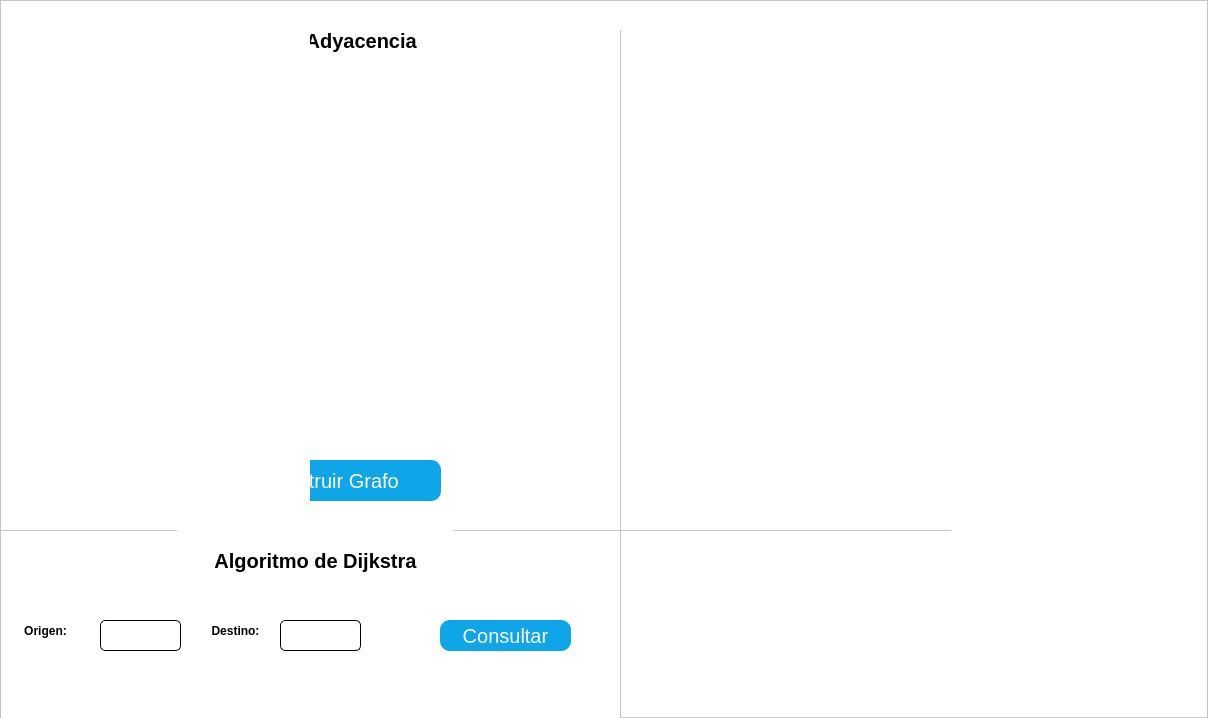
<?xml version="1.0" encoding="UTF-8"?>
<ui version="4.0">
 <class>MainWindow</class>
 <widget class="QMainWindow" name="MainWindow">
  <property name="geometry">
   <rect>
    <x>0</x>
    <y>0</y>
    <width>1208</width>
    <height>718</height>
   </rect>
  </property>
  <property name="windowTitle">
   <string>MainWindow</string>
  </property>
  <widget class="QWidget" name="centralwidget">
   <widget class="QFrame" name="framePrincipal">
    <property name="geometry">
     <rect>
      <x>0</x>
      <y>0</y>
      <width>1208</width>
      <height>718</height>
     </rect>
    </property>
    <property name="styleSheet">
     <string notr="true">background-color: #fff</string>
    </property>
    <property name="frameShape">
     <enum>QFrame::StyledPanel</enum>
    </property>
    <property name="frameShadow">
     <enum>QFrame::Raised</enum>
    </property>
    <widget class="QFrame" name="frameCantidad">
     <property name="geometry">
      <rect>
       <x>310</x>
       <y>30</y>
       <width>641</width>
       <height>601</height>
      </rect>
     </property>
     <property name="frameShape">
      <enum>QFrame::StyledPanel</enum>
     </property>
     <property name="frameShadow">
      <enum>QFrame::Raised</enum>
     </property>
     <widget class="QLabel" name="LabelCantidadVertices">
      <property name="geometry">
       <rect>
        <x>170</x>
        <y>110</y>
        <width>291</width>
        <height>61</height>
       </rect>
      </property>
      <property name="styleSheet">
       <string notr="true">border-radius: 10px;
font-size: 20px;
font: 20pt &quot;Times New Roman&quot;;
font-weight: bold;
</string>
      </property>
      <property name="text">
       <string>Cantidad de Vertices</string>
      </property>
      <property name="alignment">
       <set>Qt::AlignCenter</set>
      </property>
     </widget>
     <widget class="QLineEdit" name="LineCantidadVertices">
      <property name="geometry">
       <rect>
        <x>280</x>
        <y>250</y>
        <width>81</width>
        <height>31</height>
       </rect>
      </property>
      <property name="styleSheet">
       <string notr="true">border: 1px solid black;
border-radius: 5px</string>
      </property>
      <property name="text">
       <string/>
      </property>
     </widget>
     <widget class="QPushButton" name="pushButtonCantidad">
      <property name="geometry">
       <rect>
        <x>240</x>
        <y>370</y>
        <width>161</width>
        <height>41</height>
       </rect>
      </property>
      <property name="cursor">
       <cursorShape>PointingHandCursor</cursorShape>
      </property>
      <property name="styleSheet">
       <string notr="true">background-color: #0ea5e9;
border-radius: 10px;
color: #fff;
font-size: 20px</string>
      </property>
      <property name="text">
       <string>PushButton</string>
      </property>
     </widget>
     <widget class="QLabel" name="LabelNotaCantidad">
      <property name="geometry">
       <rect>
        <x>150</x>
        <y>450</y>
        <width>351</width>
        <height>101</height>
       </rect>
      </property>
      <property name="styleSheet">
       <string notr="true">font-size: 15px;
color: rgb(36, 36, 36);
font-weight: bold;
border-radius: 10px</string>
      </property>
      <property name="text">
       <string>La cantidad debera ser un numero entero mayor a uno y menor o igual a 10</string>
      </property>
      <property name="alignment">
       <set>Qt::AlignCenter</set>
      </property>
      <property name="wordWrap">
       <bool>true</bool>
      </property>
     </widget>
     <widget class="QFrame" name="frameEtiquetas">
      <property name="geometry">
       <rect>
        <x>0</x>
        <y>0</y>
        <width>641</width>
        <height>601</height>
       </rect>
      </property>
      <property name="frameShape">
       <enum>QFrame::StyledPanel</enum>
      </property>
      <property name="frameShadow">
       <enum>QFrame::Raised</enum>
      </property>
      <widget class="QLabel" name="LabelNombreEtiquetas">
       <property name="geometry">
        <rect>
         <x>180</x>
         <y>50</y>
         <width>291</width>
         <height>61</height>
        </rect>
       </property>
       <property name="styleSheet">
        <string notr="true">border-radius: 10px;
font-size: 20px;
font: 20pt &quot;Times New Roman&quot;;
font-weight: bold;
</string>
       </property>
       <property name="text">
        <string>Nombre de las Etiquetas</string>
       </property>
       <property name="alignment">
        <set>Qt::AlignCenter</set>
       </property>
      </widget>
      <widget class="QLineEdit" name="LineEtiqueta">
       <property name="geometry">
        <rect>
         <x>60</x>
         <y>140</y>
         <width>81</width>
         <height>31</height>
        </rect>
       </property>
       <property name="styleSheet">
        <string notr="true">border: 1px solid black;
border-radius: 5px</string>
       </property>
       <property name="text">
        <string/>
       </property>
      </widget>
      <widget class="QPushButton" name="pushButtonGenerarMatriz">
       <property name="geometry">
        <rect>
         <x>230</x>
         <y>390</y>
         <width>241</width>
         <height>51</height>
        </rect>
       </property>
       <property name="cursor">
        <cursorShape>PointingHandCursor</cursorShape>
       </property>
       <property name="styleSheet">
        <string notr="true">background-color: #0ea5e9;
border-radius: 10px;
color: #fff;
font-size: 20px</string>
       </property>
       <property name="text">
        <string>Generar Matriz Adyacencia</string>
       </property>
      </widget>
      <widget class="QFrame" name="frameMatrizAdyacencia">
       <property name="enabled">
        <bool>true</bool>
       </property>
       <property name="geometry">
        <rect>
         <x>-310</x>
         <y>-30</y>
         <width>621</width>
         <height>531</height>
        </rect>
       </property>
       <property name="frameShape">
        <enum>QFrame::StyledPanel</enum>
       </property>
       <property name="frameShadow">
        <enum>QFrame::Raised</enum>
       </property>
       <widget class="QPushButton" name="pushButtonGenerarGrafo">
        <property name="geometry">
         <rect>
          <x>220</x>
          <y>460</y>
          <width>221</width>
          <height>41</height>
         </rect>
        </property>
        <property name="cursor">
         <cursorShape>PointingHandCursor</cursorShape>
        </property>
        <property name="styleSheet">
         <string notr="true">background-color: #0ea5e9;
border-radius: 10px;
color: #fff;
font-size: 20px;
</string>
        </property>
        <property name="text">
         <string>Construir Grafo</string>
        </property>
       </widget>
       <widget class="QLabel" name="LabelMatrizAdyacencia">
        <property name="geometry">
         <rect>
          <x>170</x>
          <y>10</y>
          <width>291</width>
          <height>61</height>
         </rect>
        </property>
        <property name="styleSheet">
         <string notr="true">border-radius: 10px;
font-size: 20px;
font: 20pt &quot;Times New Roman&quot;;
font-weight: bold;
</string>
        </property>
        <property name="text">
         <string>Matriz de Adyacencia</string>
        </property>
        <property name="alignment">
         <set>Qt::AlignCenter</set>
        </property>
       </widget>
       <widget class="QLabel" name="LabelPeso">
        <property name="geometry">
         <rect>
          <x>250</x>
          <y>150</y>
          <width>31</width>
          <height>31</height>
         </rect>
        </property>
        <property name="styleSheet">
         <string notr="true">border-radius: 10px;
font-size: 20px;
font: 20pt &quot;Times New Roman&quot;;
font-weight: bold;
</string>
        </property>
        <property name="text">
         <string>a</string>
        </property>
        <property name="alignment">
         <set>Qt::AlignCenter</set>
        </property>
       </widget>
      </widget>
      <widget class="QFrame" name="frameImagenGrafo">
       <property name="geometry">
        <rect>
         <x>310</x>
         <y>-30</y>
         <width>581</width>
         <height>531</height>
        </rect>
       </property>
       <property name="frameShape">
        <enum>QFrame::StyledPanel</enum>
       </property>
       <property name="frameShadow">
        <enum>QFrame::Raised</enum>
       </property>
      </widget>
      <widget class="QFrame" name="frameResultadoDijkstra">
       <property name="geometry">
        <rect>
         <x>310</x>
         <y>500</y>
         <width>581</width>
         <height>181</height>
        </rect>
       </property>
       <property name="frameShape">
        <enum>QFrame::StyledPanel</enum>
       </property>
       <property name="frameShadow">
        <enum>QFrame::Raised</enum>
       </property>
       <widget class="QLabel" name="LabelResultadoDijkstra">
        <property name="geometry">
         <rect>
          <x>30</x>
          <y>10</y>
          <width>531</width>
          <height>141</height>
         </rect>
        </property>
        <property name="styleSheet">
         <string notr="true">border-radius: 10px;
font-size: 20px;
font: 20pt &quot;Times New Roman&quot;;
font-weight: bold;
</string>
        </property>
        <property name="text">
         <string/>
        </property>
        <property name="alignment">
         <set>Qt::AlignCenter</set>
        </property>
        <property name="wordWrap">
         <bool>true</bool>
        </property>
       </widget>
      </widget>
     </widget>
    </widget>
    <widget class="QFrame" name="frameFormDijkstra">
     <property name="geometry">
      <rect>
       <x>0</x>
       <y>530</y>
       <width>621</width>
       <height>191</height>
      </rect>
     </property>
     <property name="frameShape">
      <enum>QFrame::StyledPanel</enum>
     </property>
     <property name="frameShadow">
      <enum>QFrame::Raised</enum>
     </property>
     <widget class="QLabel" name="LabelAlgoritmoDijkstra">
      <property name="geometry">
       <rect>
        <x>170</x>
        <y>0</y>
        <width>291</width>
        <height>61</height>
       </rect>
      </property>
      <property name="styleSheet">
       <string notr="true">border-radius: 10px;
font-size: 20px;
font: 20pt &quot;Times New Roman&quot;;
font-weight: bold;
</string>
      </property>
      <property name="text">
       <string>Algoritmo de Dijkstra</string>
      </property>
      <property name="alignment">
       <set>Qt::AlignCenter</set>
      </property>
     </widget>
     <widget class="QLineEdit" name="LineCantidadVertices_2">
      <property name="geometry">
       <rect>
        <x>100</x>
        <y>90</y>
        <width>81</width>
        <height>31</height>
       </rect>
      </property>
      <property name="styleSheet">
       <string notr="true">border: 1px solid black;
border-radius: 5px</string>
      </property>
      <property name="text">
       <string/>
      </property>
     </widget>
     <widget class="QLineEdit" name="LineCantidadVertices_3">
      <property name="geometry">
       <rect>
        <x>280</x>
        <y>90</y>
        <width>81</width>
        <height>31</height>
       </rect>
      </property>
      <property name="styleSheet">
       <string notr="true">border: 1px solid black;
border-radius: 5px</string>
      </property>
      <property name="text">
       <string/>
      </property>
     </widget>
     <widget class="QPushButton" name="pushConsultarDijkstra">
      <property name="geometry">
       <rect>
        <x>440</x>
        <y>90</y>
        <width>131</width>
        <height>31</height>
       </rect>
      </property>
      <property name="cursor">
       <cursorShape>PointingHandCursor</cursorShape>
      </property>
      <property name="styleSheet">
       <string notr="true">background-color: #0ea5e9;
border-radius: 10px;
color: #fff;
font-size: 20px;
</string>
      </property>
      <property name="text">
       <string>Consultar</string>
      </property>
     </widget>
     <widget class="QLabel" name="LabelDijkstraOrigen">
      <property name="geometry">
       <rect>
        <x>10</x>
        <y>80</y>
        <width>71</width>
        <height>41</height>
       </rect>
      </property>
      <property name="styleSheet">
       <string notr="true">border-radius: 10px;
font: 15pt &quot;Times New Roman&quot;;
font-weight: bold;
</string>
      </property>
      <property name="text">
       <string>Origen:</string>
      </property>
      <property name="alignment">
       <set>Qt::AlignCenter</set>
      </property>
     </widget>
     <widget class="QLabel" name="LabelDijkstraDestino">
      <property name="geometry">
       <rect>
        <x>200</x>
        <y>80</y>
        <width>71</width>
        <height>41</height>
       </rect>
      </property>
      <property name="styleSheet">
       <string notr="true">border-radius: 10px;
font: 15pt &quot;Times New Roman&quot;;
font-weight: bold;
</string>
      </property>
      <property name="text">
       <string>Destino:</string>
      </property>
      <property name="alignment">
       <set>Qt::AlignCenter</set>
      </property>
     </widget>
    </widget>
   </widget>
  </widget>
 </widget>
 <resources/>
 <connections/>
</ui>
